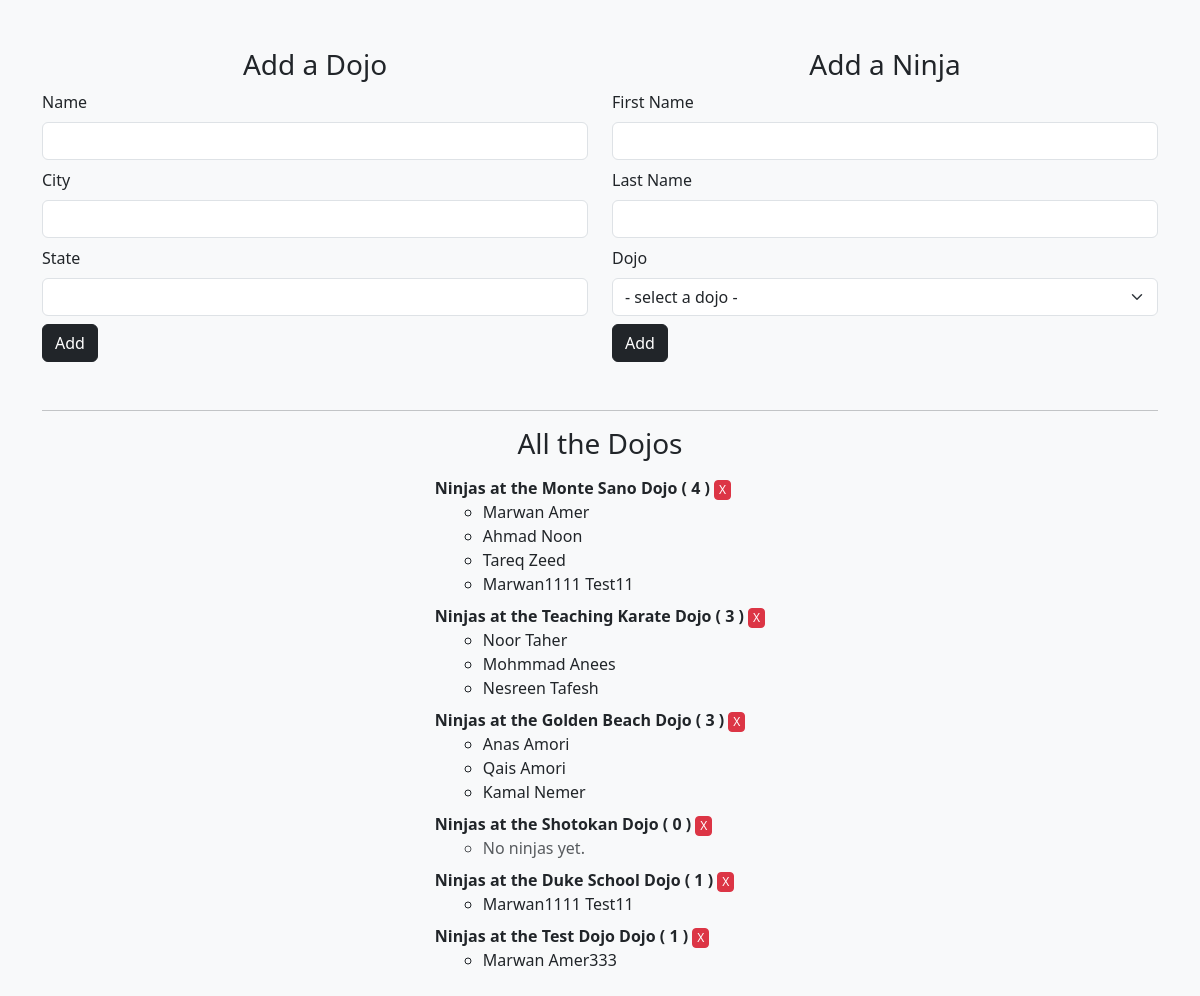
The page / on the database its author committed.
### dojo_ninjas_app/models.py (models this page shows)
class Dojo(models.Model):
    name = models.CharField(max_length=255)
    city = models.CharField(max_length=255)
    state = models.CharField(max_length=2)
    desc = models.TextField(null=True)

class Ninja(models.Model):
    first_name = models.CharField(max_length=255)
    last_name = models.CharField(max_length=255)
    dojo = models.ForeignKey(Dojo, related_name="ninjas", on_delete=models.CASCADE)

### dojo_ninjas_app/views.py (the view)
# urls.py: path('', views.index),
def index(request):
    context = {
        "dojos": Dojo.objects.all()
    }
    return render(request, "index.html", context)

### dojo_ninjas_app/templates/index.html (shortened to what this page needs)
<!DOCTYPE html>
<html lang="en">
<head>
    <link href="https://cdn.jsdelivr.net/npm/bootstrap@5.3.0/dist/css/bootstrap.min.css" rel="stylesheet">
    <link rel="stylesheet" href="https://cdn.jsdelivr.net/npm/bootstrap-icons@1.10.0/font/bootstrap-icons.css">
</head>
<body class="bg-light">
<div class="container mt-5">
    <div class="row mb-5">
        <div class="col-md-6">
            <h3 class="text-center">Add a Dojo</h3>
            <form action="{% url 'add_dojo' %}" method="POST">
                <div class="mb-2">
                    <label for="name" class="form-label">Name</label>
                    <input type="text" name="name" class="form-control" required>
                </div>
                <div class="mb-2">
                    <label for="city" class="form-label">City</label>
                    <input type="text" name="city" class="form-control" required>
                </div>
                <div class="mb-2">
                    <label for="state" class="form-label">State</label>
                    <input type="text" name="state" class="form-control" maxlength="2" required>
                </div>
                <button type="submit" class="btn btn-dark">Add</button>
            </form>
        </div>
        <div class="col-md-6">
            <h3 class="text-center">Add a Ninja</h3>
            <form action="{% url 'add_ninja' %}" method="POST">
                <div class="mb-2">
                    <label for="first_name" class="form-label">First Name</label>
                    <input type="text" name="first_name" class="form-control" required>
                </div>
                <div class="mb-2">
                    <label for="last_name" class="form-label">Last Name</label>
                    <input type="text" name="last_name" class="form-control" required>
                </div>
                <div class="mb-2">
                    <label for="dojo" class="form-label">Dojo</label>
                    <select name="dojo_id" class="form-select" id="dojo" required>
                        <option value="" disabled selected>- select a dojo -</option>
                    </select>
                </div>
                <button type="submit" class="btn btn-dark">Add</button>
            </form>
        </div>
    </div>
    <hr>
    <div class="row">
        <div class="col-md-8 mx-auto text-center">
            <h3 class="mb-3">All the Dojos</h3>
            <ul class="list-unstyled d-inline-block text-start">
                {% for dojo in dojos %}
                    <li class="mb-2">
                        <strong>Ninjas at the {{ dojo.name }} Dojo ( {{ dojo.ninjas.count }} )</strong>
                        <form method="post" action="{% url 'delete_dojo' dojo.id %}" style="display:inline;">
                            <button type="submit" class="btn btn-danger btn-sm py-0 px-1" style="font-size: 0.75rem;" title="Delete">X</button>
                        </form>
                        <ul>
                            {% for ninja in dojo.ninjas.all %}
                                <li class="ms-3">{{ ninja.first_name }} {{ ninja.last_name }}</li>
                            {% empty %}
                                <li class="text-muted ms-3">No ninjas yet.</li>
                            {% endfor %}
                        </ul>
                    </li>
                {% endfor %}
            </ul>
        </div>
    </div>
</div>
</body>
</html>

### rows shown on the page
Dojo: name "Monte Sano", ninjas.count "4"
Ninja: first_name "Marwan", last_name "Amer"
Ninja: first_name "Ahmad", last_name "Noon"
Ninja: first_name "Tareq", last_name "Zeed"
Ninja: first_name "Marwan1111", last_name "Test11"
Dojo: name "Teaching Karate", ninjas.count "3"
Ninja: first_name "Noor", last_name "Taher"
Ninja: first_name "Mohmmad", last_name "Anees"
Ninja: first_name "Nesreen", last_name "Tafesh"
Dojo: name "Golden Beach", ninjas.count "3"
Ninja: first_name "Anas", last_name "Amori"
Ninja: first_name "Qais", last_name "Amori"
Ninja: first_name "Kamal", last_name "Nemer"
Dojo: name "Shotokan", ninjas.count "0"
Dojo: name "Duke School", ninjas.count "1"
Ninja: first_name "Marwan1111", last_name "Test11"
Dojo: name "Test Dojo", ninjas.count "1"
Ninja: first_name "Marwan", last_name "Amer333"
